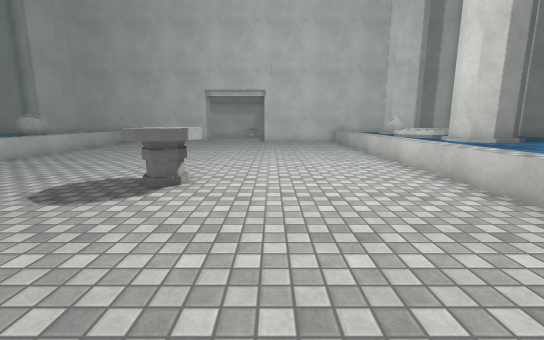
[1] (above)

20 first-person views from a walk through a scene from a Unity 3-D project. The camera is 1.3 m above the floor, tilts 10° down and sees 90° across. The floor is counted in squares, 1 m on a side. Each view is taken from the middle of a square. On the plan, view 1 faces up. The plan holds only what a view shows up to about 13 squares ahead; the rest is blank. The place goes on beyond the plan. The player is left out. Some surface patterns are stand-ins.

[2]
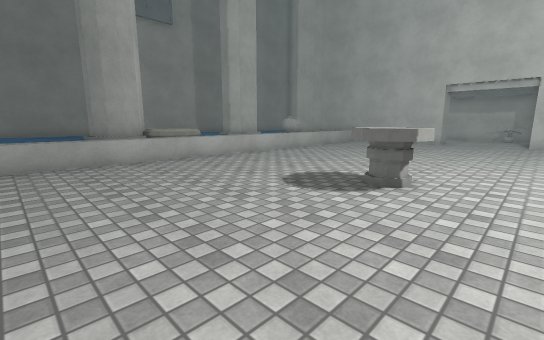

[3]
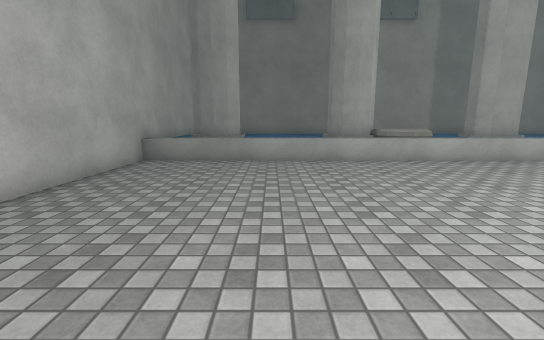

[4]
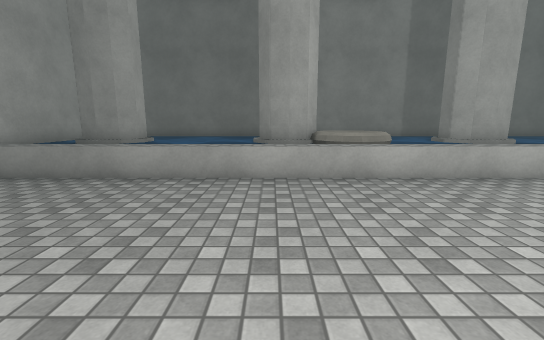

[5]
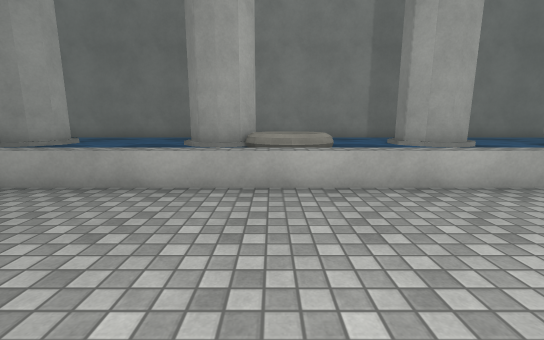

[6]
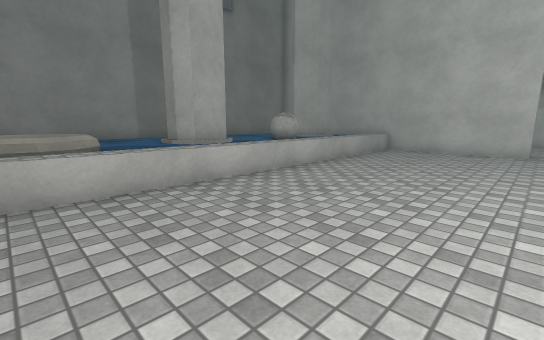

[7]
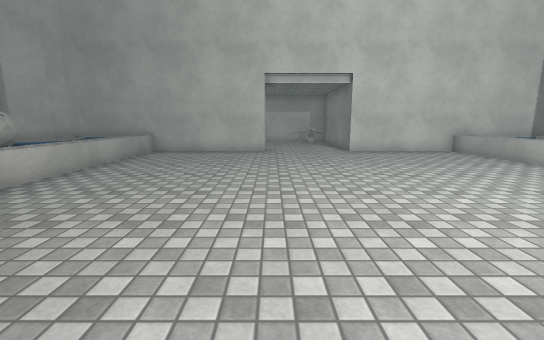

[8]
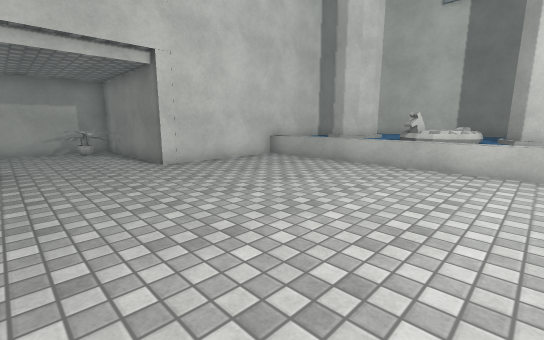

[9]
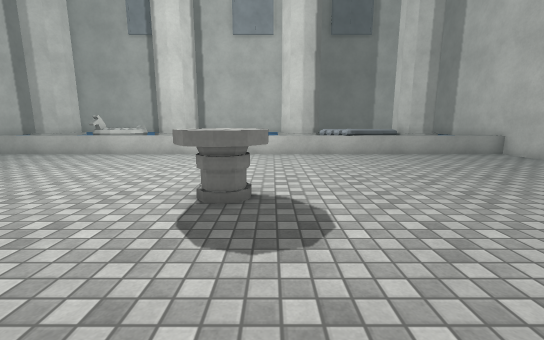

[10]
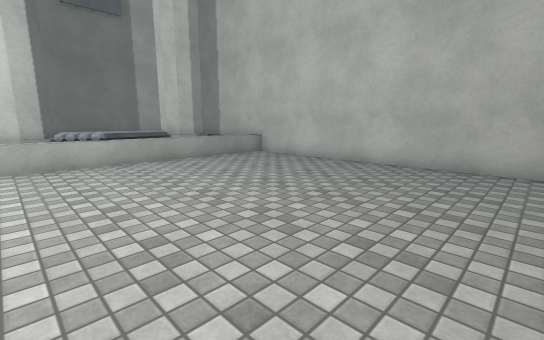

[11]
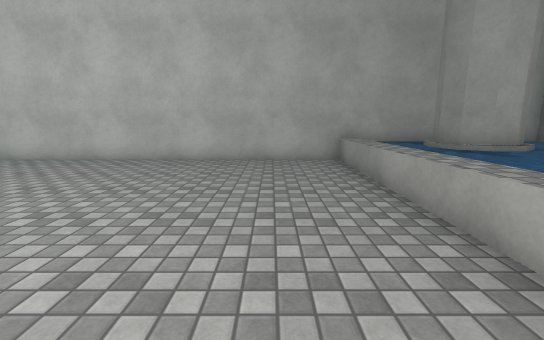

[12]
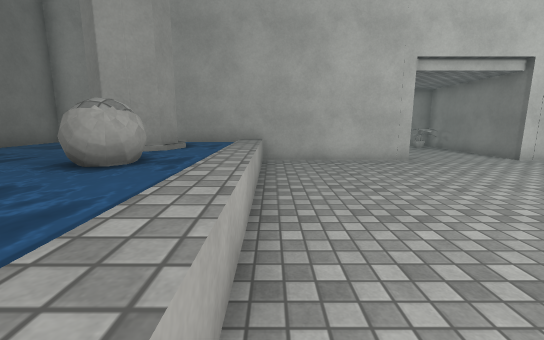

[13]
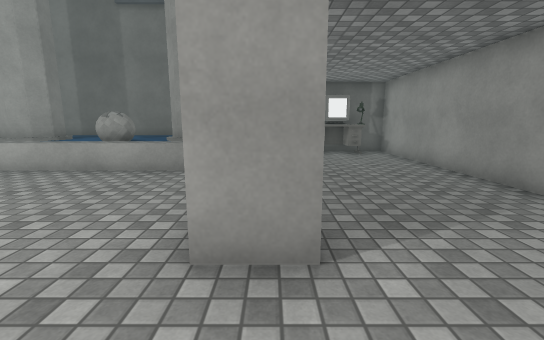

[14]
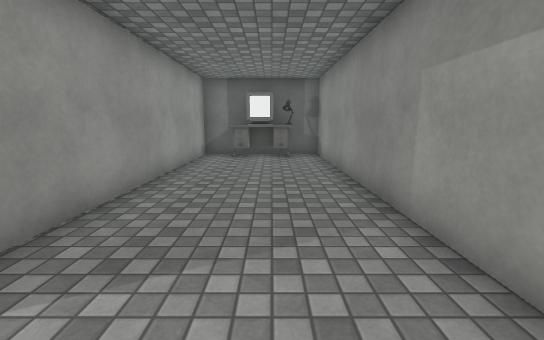

[15]
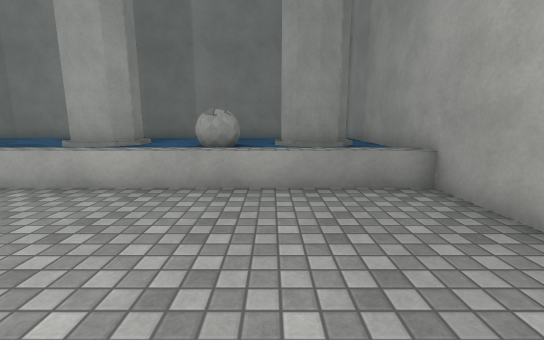

[16]
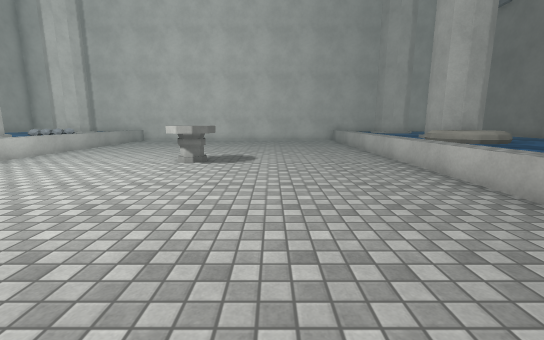

[17]
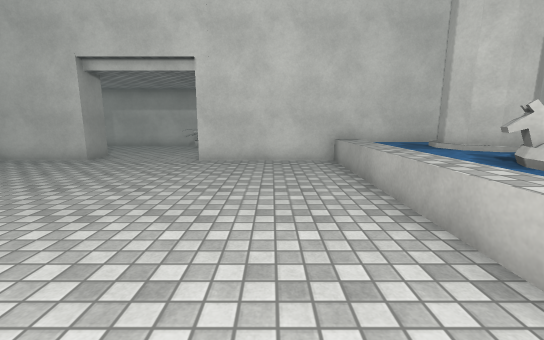

[18]
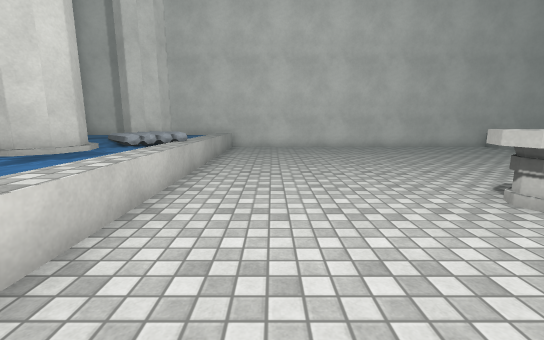

[19]
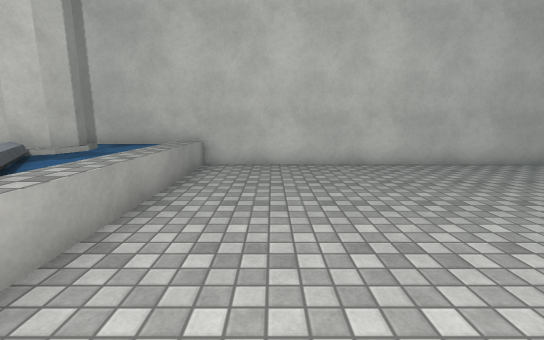

[20]
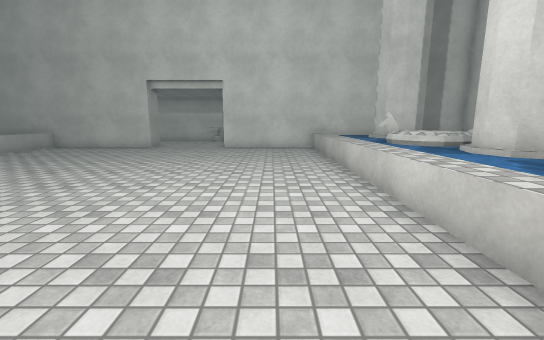

### Floor plan
Key: @ floor where view 1 was taken; # wall or solid block; . floor; ≈ water the walk keeps out of; ^ raised ledge; P pedestal; O other object.
Columns run from 16 left of view 1 to 6 right of it. Each row starts with its distance up from view 1.
 24   ###############
 23   #...........OO#
 22   #O..........OO#
 21   OO............#
 20   #.............#
 19   ##########....####
 18 #≈≈≈≈≈^.............^^≈
 17 #≈  #≈^.............^^≈
 16 #≈≈ #≈^.............^^≈
 15 #≈≈≈≈≈^.............^^≈
 14 #≈≈≈OO^.............^^O
 13 #≈≈≈OO^.............^^O
 12 #≈≈≈≈≈^.............^^O
 11 #≈≈##≈^.............^^≈
 10 #≈ ##≈^.............^^≈
  9 #≈≈##≈^.............^^≈
  8 #≈≈≈≈≈^.............^^≈
  7 #≈≈≈OO^.............^^≈
  6 #≈≈OOO^......PP.....^^≈
  5 #≈≈OOO^.......P.....^^≈
  4 #≈ ##O^.............^^≈
  3 #  ##≈^.............^^O
  2 #≈≈≈≈≈^.............^OO
  1 #≈≈≈≈≈^.............^OO
  0 #≈≈≈≈≈^.........@...^^O
 -1 #≈≈≈≈≈^.............^^O
 -2 #≈≈##≈^.............^^≈
 -3 #≈  #≈^.............^^≈
 -4 #≈≈≈≈≈^.............^^≈
 -5 #    ##################

Where each view was taken, in squares from view 1:
view 1: 0 up, 0 right, facing up
view 2: 0 up, 0 right, facing up-left
view 3: 0 up, 0 right, facing left
view 4: 3 up, 3 left, facing left
view 5: 5 up, 4 left, facing left
view 6: 5 up, 4 left, facing up-left
view 7: 6 up, 4 left, facing up
view 8: 10 up, 4 left, facing up-right
view 9: 5 up, 7 left, facing right
view 10: 4 up, 5 left, facing down-right
view 11: 5 up, 7 left, facing down
view 12: 9 up, 9 left, facing up
view 13: 19 up, 2 left, facing left
view 14: 22 up, 3 left, facing left
view 15: 15 up, 4 left, facing left
view 16: 15 up, 5 left, facing down
view 17: 9 up, 2 right, facing up
view 18: 10 up, 2 right, facing down
view 19: 4 up, 2 right, facing down
view 20: 4 up, 2 right, facing up
